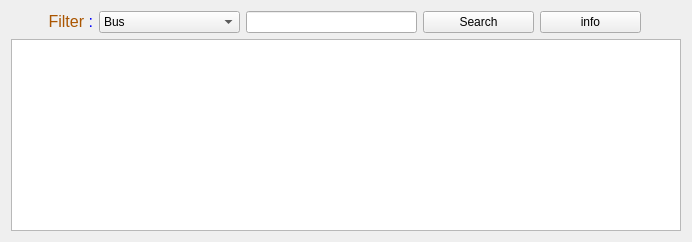
              <widget class="QWidget" name="bus_location_2">
               <attribute name="title">
                <string>Bus Location</string>
               </attribute>
               <layout class="QGridLayout" name="gridLayout_69">
                <item row="0" column="0">
                 <layout class="QGridLayout" name="gridLayout_70">
                  <item row="0" column="0">
                   <layout class="QHBoxLayout" name="horizontalLayout_54">
                    <item>
                     <spacer name="horizontalSpacer_133">
                      <property name="orientation">
                       <enum>Qt::Horizontal</enum>
                      </property>
                      <property name="sizeHint" stdset="0">
                       <size>
                        <width>18</width>
                        <height>20</height>
                       </size>
                      </property>
                     </spacer>
                    </item>
                    <item>
                     <widget class="QLabel" name="label_151">
                      <property name="minimumSize">
                       <size>
                        <width>64</width>
                        <height>21</height>
                       </size>
                      </property>
                      <property name="text">
                       <string>&lt;html&gt;&lt;head/&gt;&lt;body&gt;&lt;p align=&quot;right&quot;&gt;&lt;span style=&quot; font-size:12pt; color:#aa5500;&quot;&gt;Filter &lt;/span&gt;&lt;span style=&quot; font-size:12pt; color:#0000ff;&quot;&gt;:&lt;/span&gt;&lt;/p&gt;&lt;/body&gt;&lt;/html&gt;</string>
                      </property>
                     </widget>
                    </item>
                    <item>
                     <widget class="QComboBox" name="comboBox_29">
                      <property name="minimumSize">
                       <size>
                        <width>141</width>
                        <height>0</height>
                       </size>
                      </property>
                      <item>
                       <property name="text">
                        <string>Bus</string>
                       </property>
                      </item>
                      <item>
                       <property name="text">
                        <string>Route</string>
                       </property>
                      </item>
                      <item>
                       <property name="text">
                        <string>Route Direction</string>
                       </property>
                      </item>
                      <item>
                       <property name="text">
                        <string>Next Station</string>
                       </property>
                      </item>
                     </widget>
                    </item>
                    <item>
                     <widget class="QLineEdit" name="lineEdit_29">
                      <property name="minimumSize">
                       <size>
                        <width>171</width>
                        <height>0</height>
                       </size>
                      </property>
                     </widget>
                    </item>
                    <item>
                     <widget class="QPushButton" name="pushButton_116">
                      <property name="minimumSize">
                       <size>
                        <width>111</width>
                        <height>0</height>
                       </size>
                      </property>
                      <property name="text">
                       <string>Search</string>
                      </property>
                      <property name="icon">
                       <iconset theme="edit-find">
                        <normaloff>../../../../../.designer/backup</normaloff>../../../../../.designer/backup</iconset>
                      </property>
                     </widget>
                    </item>
                    <item>
                     <widget class="QPushButton" name="pushButton_117">
                      <property name="minimumSize">
                       <size>
                        <width>101</width>
                        <height>0</height>
                       </size>
                      </property>
                      <property name="text">
                       <string>info</string>
                      </property>
                      <property name="icon">
                       <iconset theme="dialog-information">
                        <normaloff>../../../../../.designer/backup</normaloff>../../../../../.designer/backup</iconset>
                      </property>
                     </widget>
                    </item>
                    <item>
                     <spacer name="horizontalSpacer_134">
                      <property name="orientation">
                       <enum>Qt::Horizontal</enum>
                      </property>
                      <property name="sizeHint" stdset="0">
                       <size>
                        <width>40</width>
                        <height>20</height>
                       </size>
                      </property>
                     </spacer>
                    </item>
                   </layout>
                  </item>
                  <item row="1" column="0">
                   <widget class="QTableWidget" name="tableWidget_31">
                    <property name="minimumSize">
                     <size>
                      <width>611</width>
                      <height>0</height>
                     </size>
                    </property>
                   </widget>
                  </item>
                 </layout>
                </item>
               </layout>
              </widget>
